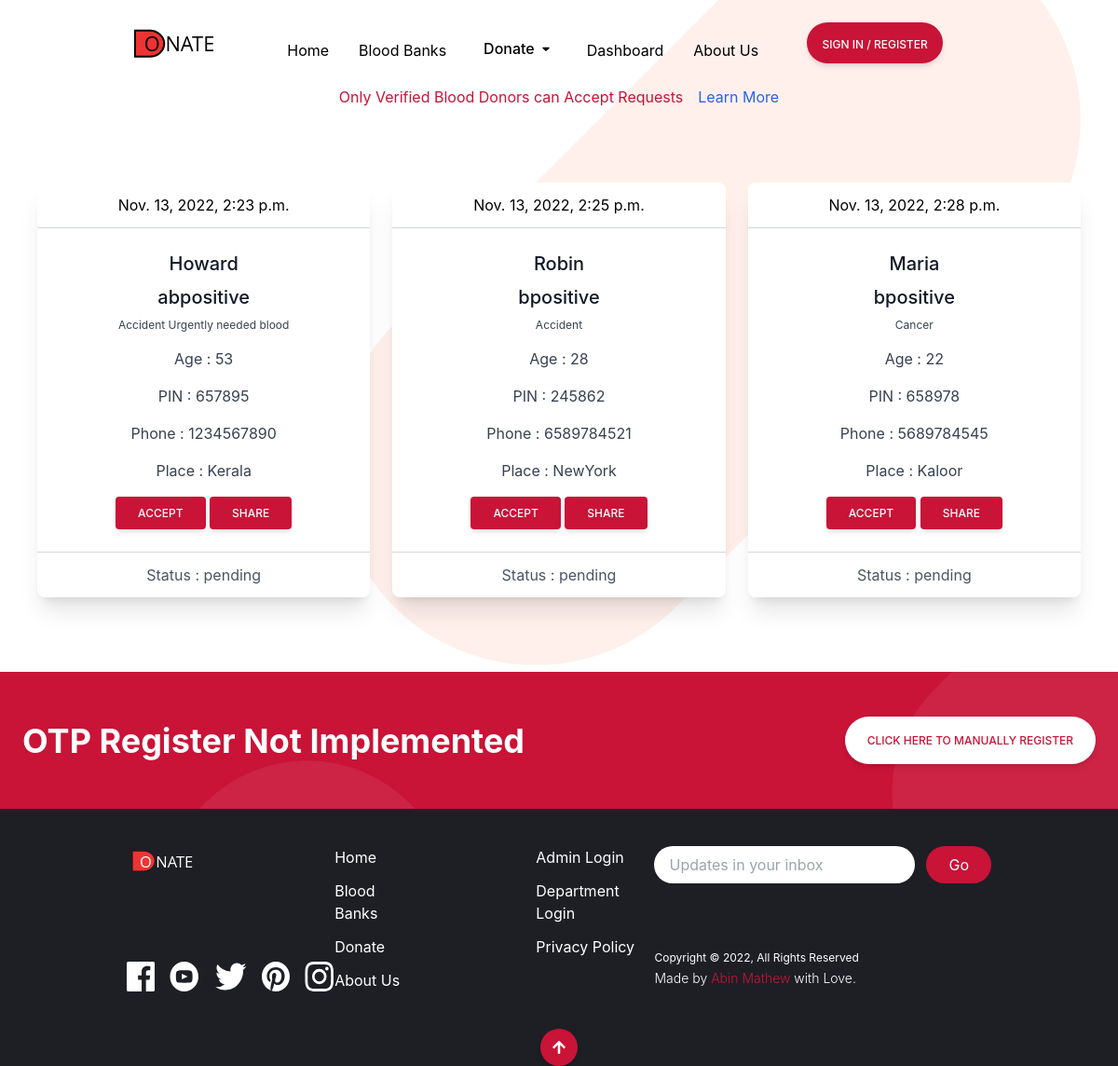
Before: /urgently_needed/ with the older database file.
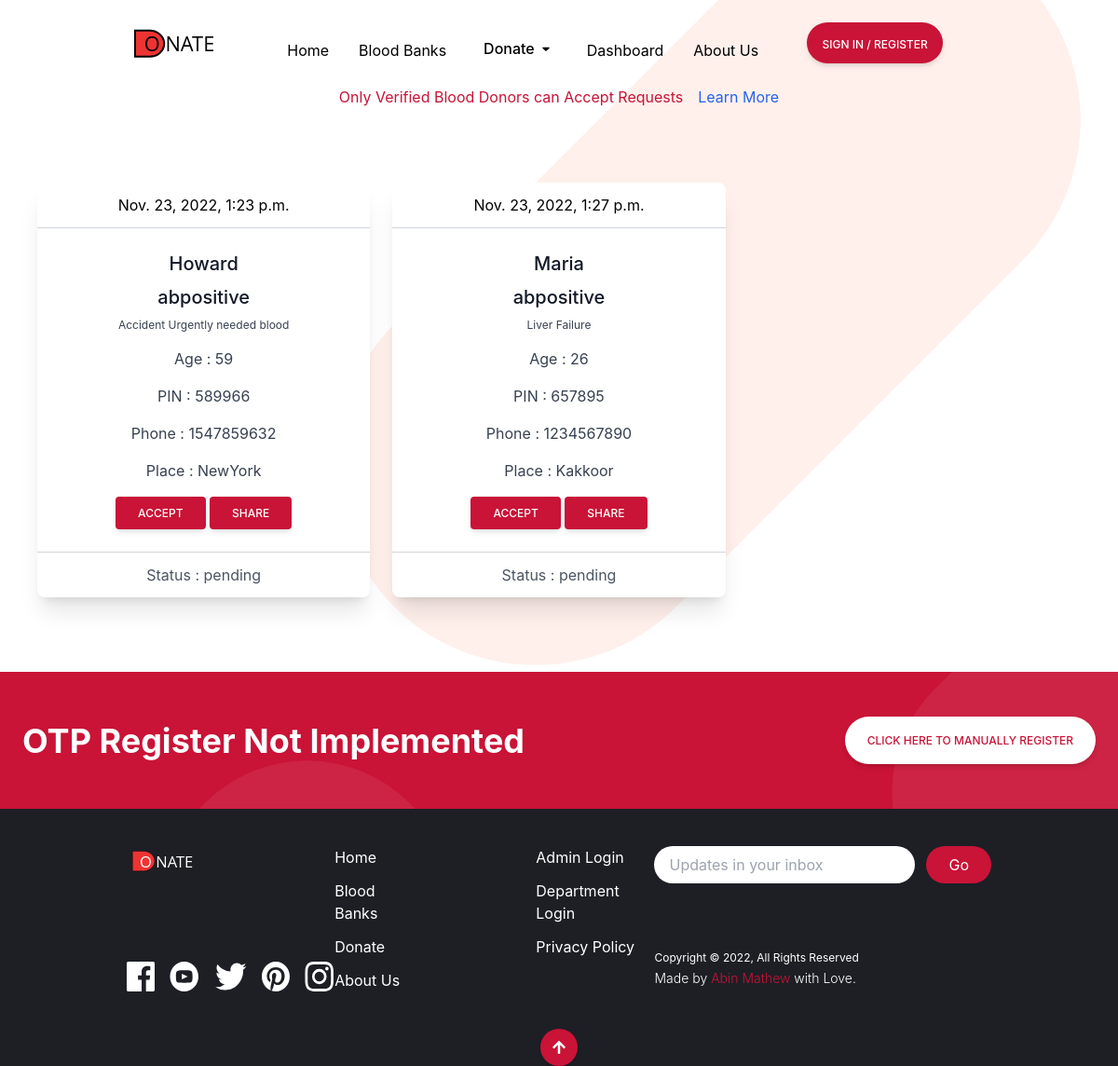
After: the same page with the newer database file.
### user/models.py (models this page shows, shortened)
class ReqBlood (models.Model):
    user = models.ForeignKey(Donor, on_delete=models.CASCADE)
    fullname = models.CharField(max_length=50)
    age = models.CharField(max_length=2)
    place = models.CharField(max_length=50)
    pin = models.CharField(max_length=6)
    mob = models.CharField(max_length=15, null=True)
    description = models.CharField(max_length=200)
    bloodgroup = models.CharField(max_length=10)
    pic = models.FileField(null=True)
    status = models.CharField(max_length=40, null=True)
    date = models.DateTimeField(auto_now_add=True)

### guest/views.py (the view)
# urls.py: path('urgently_needed/', views.guest_donate_blood, name='guest_view_posts'),
def guest_donate_blood(request):
    reqblood = ReqBlood.objects.all
    return render(request, 'donate_blood.html', locals())

### templates/donate_blood.html (shortened to what this page needs)
{% extends 'base.html' %}
{% block content %}
<div class="flex justify-center">
  <p class="text-brightRed">Only Verified Blood Donors can Accept Requests</p>
  <a href="" class="text-blue-600 ml-4 hover:text-blue-500">Learn More</a>
</div>
<div class="px-10 py-20">
    <div class="grid grid-cols-1 sm:grid-cols-2 md:grid-cols-3 gap-x-6 gap-y-10">
        {% for i in reqblood %}
        <div class="flex justify-center">
            <div class="block rounded-lg shadow-xl bg-white w-full text-center">
              <div class="py-3 px-6 border-b border-gray-300">
                {{i.date}}
              </div>
              <div class="p-6">
                <p class="text-gray-900 text-xl font-medium mb-2">{{i.fullname}}</p>
                <p class="text-gray-900 text-xl font-medium mb-2">{{i.bloodgroup}}</p>
                <p class="text-gray-700 text-xs mb-4">
                  {{i.description}}
                </p>
                <p class="text-gray-700 text-base mb-4">
                  Age : {{i.age}}
                </p>
                <p class="text-gray-700 text-base mb-4">
                  PIN : {{i.pin}}
                </p>
                <p class="text-gray-700 text-base mb-4">
                  Phone : {{i.mob}}
                </p>
                <p class="text-gray-700 text-base mb-4">
                  Place : {{i.place}}
                </p>
                <button type="button" class=" inline-block px-6 py-2.5 bg-brightRed text-white font-medium text-xs leading-tight uppercase rounded shadow-md hover:bg-brightRedLight hover:shadow-lg focus:bg-blue-700 focus:shadow-lg focus:outline-none focus:ring-0 active:bg-blue-800 active:shadow-lg transition duration-150 ease-in-out">Accept</button>
                <button type="button" class=" inline-block px-6 py-2.5 bg-brightRed text-white font-medium text-xs leading-tight uppercase rounded shadow-md hover:bg-brightRedLight hover:shadow-lg focus:bg-blue-700 focus:shadow-lg focus:outline-none focus:ring-0 active:bg-blue-800 active:shadow-lg transition duration-150 ease-in-out">Share</button>
              </div>
              <div class="py-3 px-6 border-t border-gray-300 text-gray-600">
                Status : {{i.status}}
              </div>
            </div>
        </div>
        {% endfor %}
    </div>
</div>
{% endblock %}

### templates/base.html (shortened to what this page needs)
{% load static %}
<!DOCTYPE html>
<html lang="en">
<head>
    <link rel="stylesheet" href="{% static 'css/main.min.css' %}">
</head>
<body class="bg-[url('../img/bg-tablet-pattern.svg')] bg-[length:800px_800px]">
    {% load static %}
   <nav class="relative container mx-auto p-6 items-center ">
    <div class="flex items-center justify-between">
        <div class="hover:shadow-md">
            <img src="{% static '/img/lgblack.svg' %}" alt="donate logo">
        </div>
        <div class="hidden space-x-8 md:flex pt-4">
            <a href="{% url 'home' %}" class="hover:text-darkGrayishBlue active:text-brightRed focus:text-brightRed">Home</a>
            <a href="{% url 'blood_banks' %}" class="hover:text-darkGrayishBlue active:text-brightRed focus:text-brightRed">Blood Banks</a>
            <div class="dropdown">
            <button
              class="dropdown-toggle px-2
                text-black
                font-medium
                text-md
                leading-tight
                hover:text-darkGrayishBlue active:text-brightRed focus:text-brightRed
                transition
                duration-150
                ease-in-out
                flex
                items-center
                whitespace-nowrap
              "
              type="button"
              id="dropdownMenuButton1"
              data-bs-toggle="dropdown"
              aria-expanded="false"
            >
              Donate
            </button>
            </div>
            <a href="{% url 'register' %}" class="hover:text-darkGrayishBlue active:text-brightRed focus:text-brightRed">Dashboard</a>
            <a href="{% url 'about_us' %}" class="hover:text-darkGrayishBlue active:text-brightRed focus:text-brightRed">About Us</a>
        </div>
        <a href="{% url 'register' %}"
        class="hidden px-4 py-2.5 text-white bg-brightRed  rounded-full shadow-md hover:bg-brightRedLight md:block ">
        <button class="inline-block text-white font-medium text-xs uppercase leading-tight">
            Sign In / Register
        </button></a>
    </div>
   </nav>
{% block content %}
{% endblock %}
 <section id="cta" class="bg-brightRed shadow-md">
    <div class="contaner flex flex-col items-center justify-between px-6 py-24 mx-auto space-y-12 md:py-12 md:flex-row md:space-y-0">
        <h2 class="text-5xl font-bold leading-tight text-center text-white md:text-4xl md:max-w-xl md:text-left">
            OTP Register Not Implemented
        </h2>
        <div>
            <a href="{% url 'u_form' %}"
                class="hidden px-4 py-2.5 text-brightRed bg-white  rounded-full shadow-md hover:bg-gray-900 md:block ">
            <button class="inline-block px-2 py-2 text-brightRed font-medium text-xs uppercase leading-tight">
                    Click Here To Manually Register
            </button></a>
        </div>
    </div>
</section>
<footer class="bg-veryDarkBlue">
    <div class="container flex flex-col-reverse justify-between px-6 py-10 mx-auto space-y-8 md:flex-row md:space-y-0">
        <div class="flex flex-col-reverse items-center justify-between space-y-12 md:flex-col md:space-y-0 md:items-start">
            <div>
                <img src="{% static 'img/lgwhite.svg' %}" class="h-8 " alt="">
            </div>
            <div class="flex justify-center space-x-4">
            <a href="#">
                <img src="{% static 'img/icon-facebook.svg' %}" alt="" class="h-8">
            </a>
            <a href="#">
                <img src="{% static 'img/icon-youtube.svg' %}" alt="" class="h-8">
            </a>
            <a href="#">
                <img src="{% static 'img/icon-twitter.svg' %}" alt="" class="h-8">
            </a>
            <a href="#">
                <img src="{% static 'img/icon-pinterest.svg' %}" alt="" class="h-8">
            </a>
            <a href="#">
                <img src="{% static 'img/icon-instagram.svg' %}" alt="" class="h-8">
            </a>
            </div>
        </div>
            <div class="flex justify-around space-x-32">
                <div class="flex flex-col space-y-3 text-white">
                    <a href="{% url 'home' %}" class="hover:text-brightRed">Home</a>
                    <a href="{% url 'blood_banks' %}" class="hover:text-brightRed">Blood Banks</a>
                    <a href="{% url 'donate' %}" class="hover:text-brightRed">Donate</a>
                    <a href="{% url 'about_us' %}" class="hover:text-brightRed">About Us</a>
                </div>
                <div class="flex flex-col space-y-3 text-white">
                    <a href="{% url 'admin_login' %}" class="hover:text-brightRed hover:bg-white rounded-md">Admin Login</a>
                    <a href="{% url 'dep_login' %}" class="hover:text-brightRed">Department Login</a>
                    <a href="" class="hover:text-brightRed">Privacy Policy</a>
                </div>
            </div>
        <div class="flex flex-col justify-between">
            <form action="">
                <div class="flex space-x-3">
                    <input type="text" placeholder="Updates in your inbox" class="flex-1 px-4 rounded-full focus:outline-none">
                    <button class="px-6 py-2 text-white rounded-full bg-brightRed hover:bg-brightRedLight focus:outline-none">Go</button>
                </div>
            </form>
            <div class="hidden text-white text-xs md:block">Copyright &copy; 2022, All Rights Reserved
              <div class="text-sm text-blueGray-500 font-light py-1">
                Made by <a href="https://github.com/analogsoul13" class="text-brightRed hover:text-blue-400" target="_blank">Abin Mathew</a> with <a href="https://twitter.com/analogsoul13" class="text-blueGray-500 hover:text-blueGray-800" target="_blank"> Love</a>.
              </div>
            </div>
        </div>
    </div>
            <div class="flex flex-row justify-center transition-all duration-250">
            <button type="button" data-mdb-ripple="true" data-mdb-ripple-color="light" class="inline-block p-3 bg-brightRed text-white font-medium text-xs leading-tight uppercase rounded-full shadow-md hover:bg-brightRedLight hover:shadow-lg focus:bg-red-700 focus:shadow-lg focus:outline-none focus:ring-0 active:bg-red-800 active:shadow-lg transition duration-150 ease-in-out bottom-5 right-5" id="btn-back-to-top">
                </button>
            </div>
</footer>
</body>
</html>

Changed rows visible on the page:
removed ReqBlood: date "Nov. 13, 2022, 2:28 p.m.", fullname "Maria", bloodgroup "bpositive", description "Cancer", age "22", pin "658978", mob "5689784545", place "Kaloor", status "pending"
changed ReqBlood "Howard": date "Nov. 13, 2022, 2:23 p.m." → "Nov. 23, 2022, 1:23 p.m."; age "53" → "59"; pin "657895" → "589966"; mob "1234567890" → "1547859632"; place "Kerala" → "NewYork"
changed ReqBlood: date "Nov. 13, 2022, 2:25 p.m." → "Nov. 23, 2022, 1:27 p.m."; fullname "Robin" → "Maria"; bloodgroup "bpositive" → "abpositive"; description "Accident" → "Liver Failure"; age "28" → "26"; pin "245862" → "657895"; mob "6589784521" → "1234567890"; place "NewYork" → "Kakkoor"
